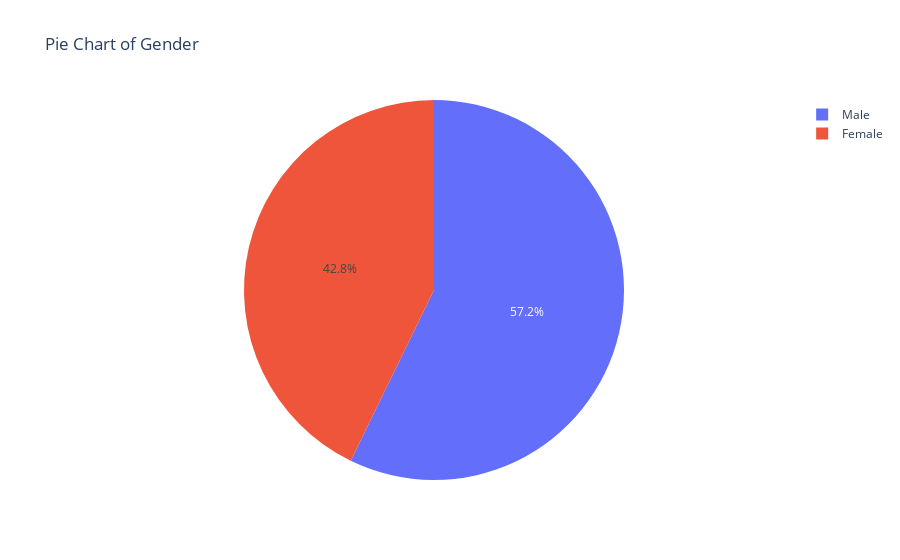
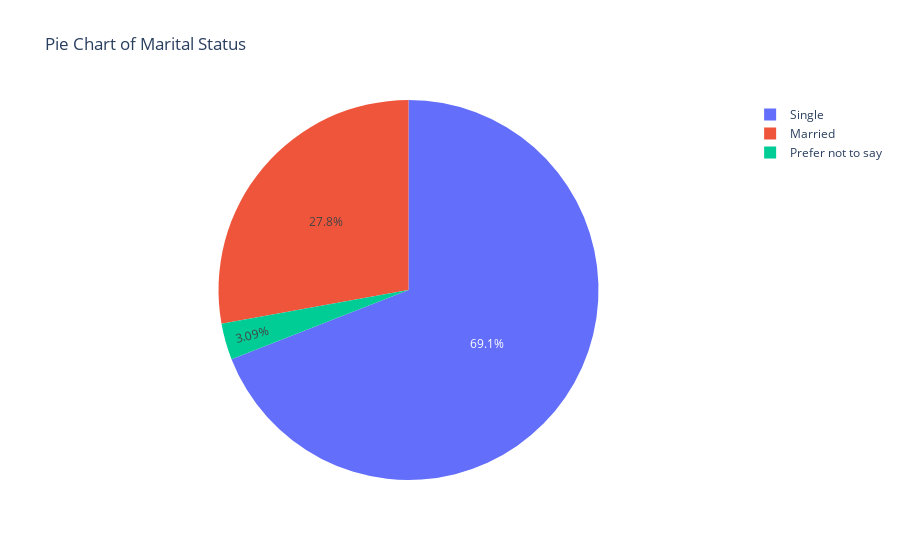
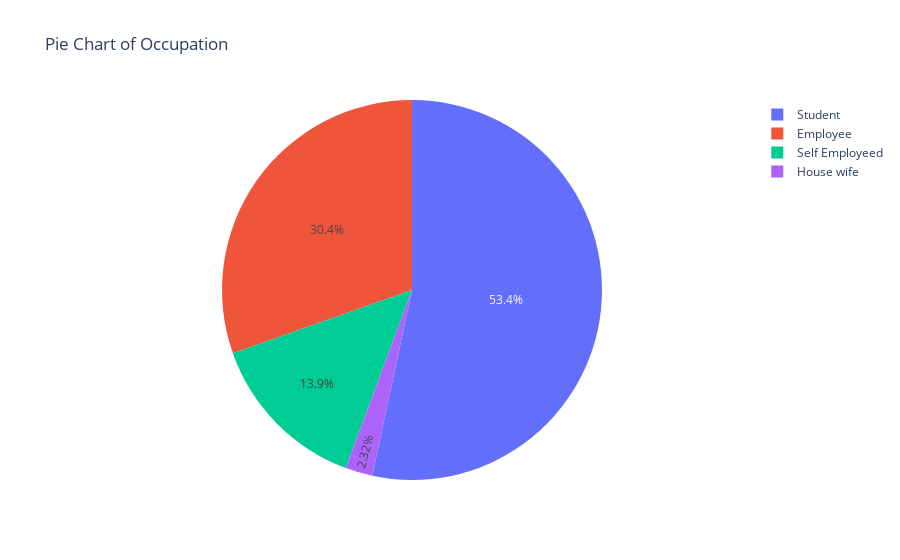
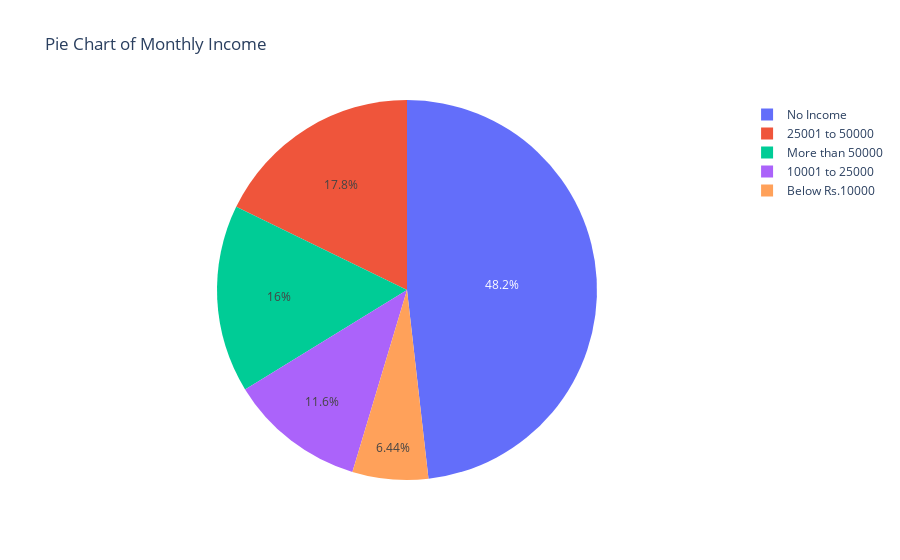

The notebook cell these images were saved under, in order:
### Code cell
object_columns = food_orders.select_dtypes(include=['object'])


for column in object_columns.columns:
    value_counts = object_columns[column].value_counts()
    df_counts = pd.DataFrame({'value': value_counts.index, 'count': value_counts.values})

    fig = px.pie(df_counts, values='count', names='value', title=f'Pie Chart of {column}')
    fig.show()

### Figure 1 — Plotly figure (JSON) as saved in the notebook; plotly's stock layout.template omitted (floating-point values rounded to 4 significant figures)
{"data": [{"domain": {"x": [0, 1], "y": [0, 1]}, "hovertemplate": "value=%{label}<br>count=%{value}<extra></extra>", "labels": ["Male", "Female"], "legendgroup": "", "name": "", "showlegend": true, "type": "pie", "values": [222, 166]}], "layout": {"legend": {"tracegroupgap": 0}, "title": {"text": "Pie Chart of Gender"}}}

### Figure 2 — Plotly figure (JSON) as saved in the notebook; plotly's stock layout.template omitted (floating-point values rounded to 4 significant figures)
{"data": [{"domain": {"x": [0, 1], "y": [0, 1]}, "hovertemplate": "value=%{label}<br>count=%{value}<extra></extra>", "labels": ["Single", "Married", "Prefer not to say"], "legendgroup": "", "name": "", "showlegend": true, "type": "pie", "values": [268, 108, 12]}], "layout": {"legend": {"tracegroupgap": 0}, "title": {"text": "Pie Chart of Marital Status"}}}

### Figure 3 — Plotly figure (JSON) as saved in the notebook; plotly's stock layout.template omitted (floating-point values rounded to 4 significant figures)
{"data": [{"domain": {"x": [0, 1], "y": [0, 1]}, "hovertemplate": "value=%{label}<br>count=%{value}<extra></extra>", "labels": ["Student", "Employee", "Self Employeed", "House wife"], "legendgroup": "", "name": "", "showlegend": true, "type": "pie", "values": [207, 118, 54, 9]}], "layout": {"legend": {"tracegroupgap": 0}, "title": {"text": "Pie Chart of Occupation"}}}

### Figure 4 — Plotly figure (JSON) as saved in the notebook; plotly's stock layout.template omitted (floating-point values rounded to 4 significant figures)
{"data": [{"domain": {"x": [0, 1], "y": [0, 1]}, "hovertemplate": "value=%{label}<br>count=%{value}<extra></extra>", "labels": ["No Income", "25001 to 50000", "More than 50000", "10001 to 25000", "Below Rs.10000"], "legendgroup": "", "name": "", "showlegend": true, "type": "pie", "values": [187, 69, 62, 45, 25]}], "layout": {"legend": {"tracegroupgap": 0}, "title": {"text": "Pie Chart of Monthly Income"}}}
